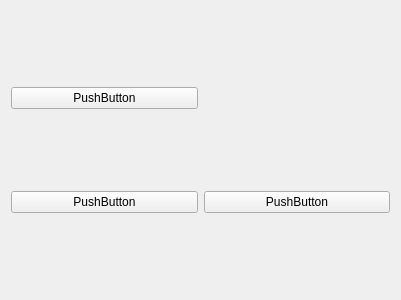
<?xml version="1.0" encoding="UTF-8"?>
<ui version="4.0">
 <class>Widget</class>
 <widget class="QWidget" name="Widget">
  <property name="geometry">
   <rect>
    <x>0</x>
    <y>0</y>
    <width>401</width>
    <height>300</height>
   </rect>
  </property>
  <property name="sizePolicy">
   <sizepolicy hsizetype="Maximum" vsizetype="Maximum">
    <horstretch>0</horstretch>
    <verstretch>0</verstretch>
   </sizepolicy>
  </property>
  <property name="windowTitle">
   <string>Widget</string>
  </property>
  <property name="autoFillBackground">
   <bool>true</bool>
  </property>
  <layout class="QHBoxLayout" name="horizontalLayout">
   <item>
    <layout class="QGridLayout" name="gridLayout">
     <item row="1" column="0">
      <widget class="QPushButton" name="pushButton_2">
       <property name="text">
        <string>PushButton</string>
       </property>
      </widget>
     </item>
     <item row="0" column="0">
      <widget class="QPushButton" name="pushButton">
       <property name="text">
        <string>PushButton</string>
       </property>
      </widget>
     </item>
     <item row="1" column="1">
      <widget class="QPushButton" name="pushButton_3">
       <property name="text">
        <string>PushButton</string>
       </property>
      </widget>
     </item>
    </layout>
   </item>
   <item>
    <layout class="QFormLayout" name="formLayout"/>
   </item>
  </layout>
 </widget>
 <layoutdefault spacing="6" margin="11"/>
 <resources/>
 <connections/>
</ui>
